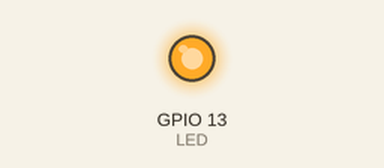
Recording of a sketch running on a simulated ESP8266 (NodeMCU). On the bench: output pins drawn as LEDs (lit = HIGH). WiFi joins after 1.5 s; servers stay silent unless stated; random numbers use the default seed unless the sketch sets one; no MQTT or app messages arrive unless stated; what the sketch prints to the serial monitor is not drawn.

Above: at 6.7 s.
At 11.82 s:
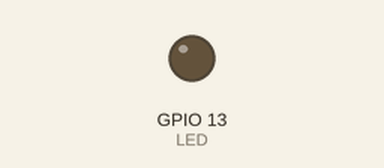
Timing chart, 0 to 14.9 s (numbered marks = the images above):
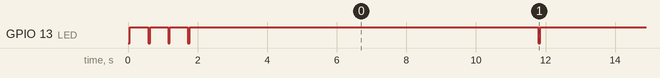

The sketch:

sonoff_mqtt_base.ino
```cpp
// derived from the Basic MQTT example https://github.com/knolleary/pubsubclient/blob/master/examples/mqtt_basic/mqtt_basic.ino
/*
 *
 * Sampled from pushing the button on the internet
 * 0xA0
 * 0x04
 * 0xxx
 * 0xA1
 *
 * where 0xxx seems to be:
 * 0x00 both off
 * 0x01 relay one on
 * 0x02 relay two on
 * 0x03 both relays on
 *
 * When compiling for the Sonoff dual Use :
 * Generic ESP8266
 * 1M 64K SPIFFS
 *
 */

#include <ESP8266WiFi.h>
#include <PubSubClient.h>
#include <ESP8266mDNS.h>
#include <WiFiUdp.h>
#include <ArduinoOTA.h>

#define LED 13

#define LED_ON 0
#define LED_OFF 1


// Update these with values suitable for your network.


const char* ssid = "******";
const char* password = "******";
const char* mqtt_server = "192.168.1.1";

boolean pump = false;
boolean boiler = false;

const unsigned long tUpdateLED  = 10000;

unsigned long tLEDFLASH;

#define LEDFLASHMILLIS 10000


WiFiClient espClient;
PubSubClient client(espClient);

void setup_wifi() {
  delay(10);
  // We start by connecting to a WiFi network

  WiFi.mode(WIFI_STA);

  WiFi.begin(ssid, password);

  while (WiFi.status() != WL_CONNECTED) {
    delay(500);

    FlashLED();


    Serial.print(".");
  }

  randomSeed(micros());

  Serial.println("");
  Serial.println("WiFi connected");
  Serial.println("IP address: ");
  Serial.println(WiFi.localIP());
}

void callback(char* topic, byte* payload, unsigned int length) {
  boolean bset = false;
  payload[length] = '\0';
  String sPayload = String((char *)payload);
  String sTopic = String(topic);
  if (sTopic == "house/heatingController/pump/set") {
    FlashLED();
    if (sPayload == "1") {
      if (pump == false) bset = true;
      pump = true;
    } else {
      if (pump) bset = true;
      pump = false;
    }
  }
  if (sTopic == "house/heatingController/boiler/set") {
    FlashLED();
    FlashLED();
    if (sPayload == "1") {
      if (boiler == false) bset = true;
      boiler = true;
    } else {
      if (boiler) bset = true;
      boiler = false;
    }
  }

  if (sTopic == "house/heatingController/heating/set") {
    FlashLED();
    FlashLED();
    FlashLED();
    if (sPayload == "1") {
      bset = true;
      pump = true;
      boiler = true;
    } else {
      bset = true;
      pump = false;
      boiler = false;
    }
  }

  if (bset) setrelays();
}

void reconnect() {
  // Loop until we're reconnected
  while (!client.connected()) {
    //Serial.print("Attempting MQTT connection...");
    // Create a random client ID
    String clientId = "sonoff-";
    clientId += String(random(0xffff), HEX);
    // Attempt to connect
    if (client.connect(clientId.c_str())) {
      client.publish("emon/heatingController/connected", "1");
      setrelays();
      // ... and resubscribe
      client.subscribe("house/heatingController/#");
    } else {
      // Wait 5 seconds before retrying
      delay(5000);
    }
  }
}

void setup() {
  Serial.begin(19200);
  pinMode(LED, OUTPUT);

  FlashLED();

  tLEDFLASH = millis();


  setup_wifi();


// Port defaults to 8266
  // ArduinoOTA.setPort(8266);

  // Hostname defaults to esp8266-[ChipID]
   ArduinoOTA.setHostname("HeatingController");

  // No authentication by default
  // ArduinoOTA.setPassword((const char *)"123");

  ArduinoOTA.onStart([]() {
    Serial.println("Start");
  });
  ArduinoOTA.onEnd([]() {
    Serial.println("\nEnd");
  });
  ArduinoOTA.onProgress([](unsigned int progress, unsigned int total) {
    Serial.printf("Progress: %u%%\r", (progress / (total / 100)));
    FlashLED();
  });
  ArduinoOTA.onError([](ota_error_t error) {
    Serial.printf("Error[%u]: ", error);
    if (error == OTA_AUTH_ERROR) Serial.println("Auth Failed");
    else if (error == OTA_BEGIN_ERROR) Serial.println("Begin Failed");
    else if (error == OTA_CONNECT_ERROR) Serial.println("Connect Failed");
    else if (error == OTA_RECEIVE_ERROR) Serial.println("Receive Failed");
    else if (error == OTA_END_ERROR) Serial.println("End Failed");
  });
  ArduinoOTA.begin();

  client.setServer(mqtt_server, 1883);
  client.setCallback(callback);
  client.loop();

  Serial.println("Ready");

}


void loop() {


  ArduinoOTA.handle();

  if ((millis() - tLEDFLASH) > tUpdateLED ) Heartbeat();

  if (!client.connected()) {
    reconnect();
  }
  client.loop();
}

void setrelays() {
  byte b = 0;
  if (pump) b++;
  if (boiler) b += 2;
  Serial.write(0xA0);
  Serial.write(0x04);
  Serial.write(b);
  Serial.write(0xA1);
  Serial.flush();
  if (pump) client.publish("emon/heatingController/pump", "1");
  else client.publish("emon/heatingController/pump", "0");

  if (boiler) client.publish("emon/heatingController/boiler", "1");
  else client.publish("emon/heatingController/boiler", "0");
}

void Heartbeat() {
  int rssi = WiFi.RSSI();
  char rssic[5];
  itoa(rssi, rssic, 10);
  client.publish("emon/heatingController/RSSI", rssic);
  if (pump) client.publish("emon/heatingController/pump", "1");
  else client.publish("emon/heatingController/pump", "0");

  if (boiler) client.publish("emon/heatingController/boiler", "1");
  else client.publish("emon/heatingController/boiler", "0");
  FlashLED();
}

void FlashLED() {

  Serial.println("FlashLED triggered");
  digitalWrite(LED, LED_ON);
  delay(50);
  digitalWrite(LED, LED_OFF);
  delay(20);

  tLEDFLASH = millis();
}

void fastFlashLED() {

  Serial.println("FlashLED triggered");
  digitalWrite(LED, LED_ON);
  delay(50);
  digitalWrite(LED, LED_OFF);
  delay(20);

  //tLEDFLASH = millis();
}
```

Measured:
- by itself, GPIO 13 (LED): goes LOW 0.05 s, HIGH 0.52 s, LOW 0.05 s, HIGH 0.52 s, 12 × (LOW 0.05 s, HIGH 10.0 s), LOW 0.05 s, then HIGH
